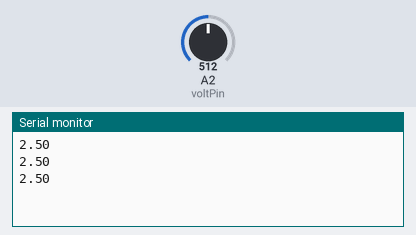
Bench run of a sketch on a simulated Arduino Uno, built with avr-gcc and run on an emulated ATmega328P. On the bench: the last lines printed to the serial monitor. The test bench sets the inputs (shaded band); at power-on: A2 (voltPin) = 512.

Above: at 1.3 s.
1.4 s: A2 (voltPin) set to 716
At 1.9 s:
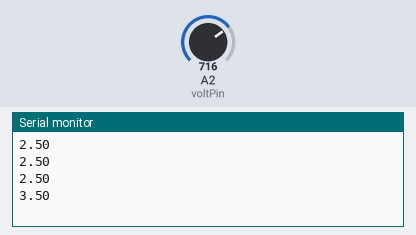
2.9 s: A2 (voltPin) set to 900
At 3.4 s:
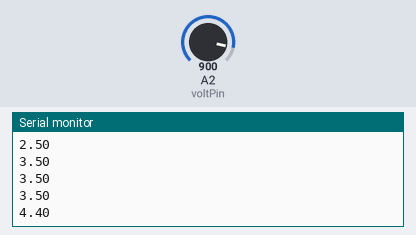
Timing chart, 0 to 5.9 s (numbered marks = the images above; inputs shaded):
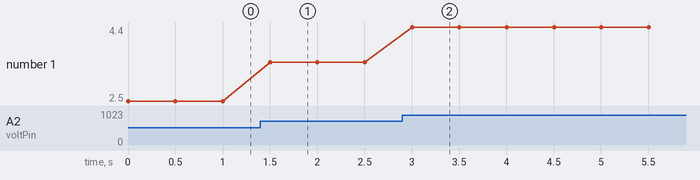

Measured:
- after the input at 1.4 s, the serial monitor: prints a new line after 0.10 s (image 1)
- after the input at 2.9 s, the serial monitor: prints a new line after 0.10 s (image 2)
- plotted number 1: 2.5 → 3.5 after the input at 1.4 s, 3.5 → 4.4 after the input at 2.9 s

The sketch:

04_analog_read_from_potentiometer.ino
```cpp
int voltPin = A2;
int readVal;
float V2;
int delayT = 500;

void setup() {
  // put your setup code here, to run once:
  pinMode(voltPin,INPUT);
  Serial.begin(9600);
}

void loop() {
  // put your main code here, to run repeatedly:
  readVal = analogRead(voltPin);
  V2 = (5/1023.) * readVal;
  Serial.println(V2);
  delay(delayT);
}
```
